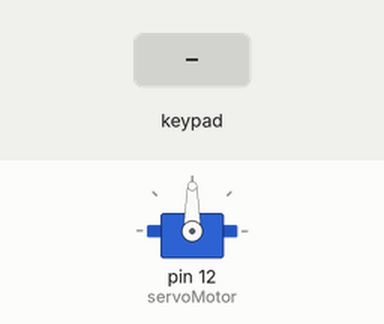
Recording of a sketch running on a simulated Arduino Uno, built with avr-gcc and run on an emulated ATmega328P. Shown: servo. The inputs (shaded band) are chosen by the test bench. What the sketch prints to the serial monitor is not drawn.

Above: at 1.2 s.
1.3 s: keypad keys 1 7 6 3 pressed 0.4 s apart
At 2.8 s:
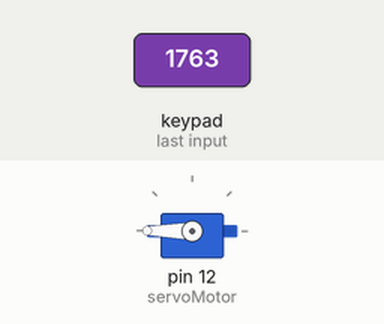
Timing chart, 0 to 4.3 s (numbered marks = the images above; inputs shaded):
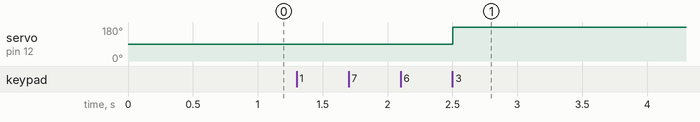

The sketch:

Sketch-caixa.ino
```cpp
//Importação da biblioteca Keypad.h. Utilizada para interagir com o teclado matricial.
#include <Keypad.h> //Ela fornece métodos para configurar e ler os botões pressionados em um teclado matricial.
#include <Servo.h> //Importação da biblioteca Servo.h. Utilizada para interagir com o servomotor.

//Definindo o número de linhas e colunas do teclado matricial.
const byte linhas = 4;
const byte colunas = 4;

//Definindo as posições das teclas do teclado matricial.
const char caracteres_teclado[linhas][colunas] = {
  {'1', '2', '3', 'A'},
  {'4', '5', '6', 'B'},
  {'7', '8', '9', 'C'},
  {'*', '0', '#', 'D'}
};

byte conexao_linhas[linhas] = {4, 5, 6, 7}; //Define os pinos das linhas do teclado matricial.
byte conexao_colunas[colunas] = {11, 10, 9, 8}; //Define o número de colunas do teclado matricial.

//Criando um objeto do tipo Keypad, que será usado para controlar o teclado matricial.
Keypad teclado_caixa = Keypad(makeKeymap(caracteres_teclado), conexao_linhas, conexao_colunas, linhas, colunas); //

char senha[] = {'1', '7', '6', '3'}; //Definindo a senha da caixa (4 dígitos). Você pode alterar esta senha.
char digitado[4]; //Variável para armazenar os números digitados.
int caracteres_digitados = 0; //Variável para armazenar a quantidade de caracteres digitados.

Servo servoMotor; //Criando um objeto do tipo Servo, que será usado para interagir com o servo motor.
bool caixaDesbloqueada = false; //Variável para controlar se a caixa está bloqueada ou desbloqueada.

void setup() {
  Serial.begin(9600);  //Inicializa a comunicação serial.
  servoMotor.attach(12); //Inicializa o servo motor no pino 12.
  servoMotor.write(90); //Define a posição inicial do servo.
  Serial.println("\nIniciado"); //Imprime a mensagem de inicialização no monitor serial, útil para testes.
}

//Aqui o código será repetido em um loop.
void loop() {
  char leitor_teclas = teclado_caixa.getKey(); //Lê a tecla pressionada no teclado matricial.

  if (leitor_teclas != NO_KEY) { //Verifica se uma tecla foi pressionada no teclado matricial.
    if (!caixaDesbloqueada) { //Verifica se a caixa está bloqueada.
      digitado[caracteres_digitados] = leitor_teclas; //Armazena a tecla pressionada no teclado matricial na variável digitado.
      caracteres_digitados++; //Incrementa a quantidade de caracteres digitados.
      Serial.print(leitor_teclas); //Imprime a tecla pressionada no teclado matricial no monitor serial.

      if (caracteres_digitados == 4) { //Verifica se a quantidade de caracteres digitados é igual a 4.
        if (checkPassword()) { //Verifica se o retorno da função checkPassword() é verdadeiro.
          Serial.println("\nCORRETO"); //Imprime a mensagem de correto no monitor serial, útil para testes.
          desbloquearCaixa(); //Chama a função desbloquearCaixa().
        } else { //Se retorno da função checkPassword() for falso, executa a linha a seguir.
          Serial.println("\nINCORRETO"); //Imprime a mensagem de erro no monitor serial, útil para testes.
        }

        caracteres_digitados = 0; //Reinicializa a variável caracteres_digitados.
        limparSenhaInserida(); //Chama a função limparSenhaInserida().
      }
    }
  }
}

boolean checkPassword() { //Função que verifica a senha inserida.
  for (int i = 0; i < 4; i++) { //Percorre a quantidade de caracteres digitados.
    if (senha[i] != digitado[i]) { //Verifica se o caractere digitado é diferente da senha.
      return false; //Retorna falso.
    }
  }
  return true; //Se os caracteres digitados forem correspondentes a senha, retorna verdadeiro.
}

void limparSenhaInserida() { //Função que limpa a senha inserida.
  for (int i = 0; i < 4; i++) { //Percorre a quantidade de caracteres digitados.
    digitado[i] = 0; //Atribui zero aos caracteres digitados.
  }
}

void desbloquearCaixa() { //Função que desbloqueia a caixa.
  servoMotor.write(180); //Define a posição do servo.
  Serial.println("Caixa desbloqueada"); //Imprime a mensagem de caixa desbloqueada no monitor serial.
  caixaDesbloqueada = true; //Define a variável caixaDesbloqueada como verdadeiro.
}
```

Measured:
- after the input at 1.3 s, servo on pin 12 (servoMotor): 90° → 180° after 1.2 s
